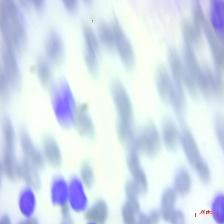
#> input picture flask/[Malignant] early Pre-B1.jpg, 224 x 224 px
$ python -i features.py   (imports and definitions only)   (older library calls are emulated)
#> lines starting #> are read from the running program, lines starting #| are printed output that depends on the picture; after the words box and inside, x2 and y2 are one past the last pixel; in counts of white or black regions, pixels touching at a corner belong together
import numpy as np
import pandas as pd
from sklearn.preprocessing import StandardScaler
import cv2
from scipy import ndimage as ndi
from skimage import morphology
from skimage import io, color, filters, segmentation
from skimage.feature import graycomatrix, graycoprops, peak_local_max
from skimage.color import rgb2gray
from skimage.util import img_as_ubyte
from skimage.measure import label as sk_label
from skimage.measure import regionprops
from skimage import measure
from skimage.segmentation import watershed
from imutils import paths
from matplotlib.patches import Rectangle
import matplotlib.pyplot as plt
import seaborn as sns
from sklearn.model_selection import train_test_split
from sklearn.cluster import KMeans
from sklearn import metrics
from sklearn.metrics import mean_absolute_error,mean_squared_error
import time
import os
import random
import warnings
# [1 line not run here, left out]


# =========================================
# function pour extraire les caracteristiques utilisant k-means

def kmeans_extract_cell_properties(image_rgb, k=7, threshold_value=142):
#> called with k = 7, threshold_value = 142
    image_lab = cv2.cvtColor(image_rgb, cv2.COLOR_RGB2LAB)
#> image_lab: shape (224, 224, 3); mean of channels 0, 1, 2 224.5, 127.8, 119.1
    l,a,b = cv2.split(image_lab)
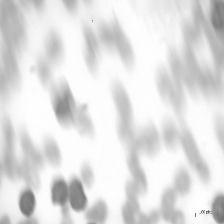
#> l: shape (224, 224); min 90, max 255, mean 224.5
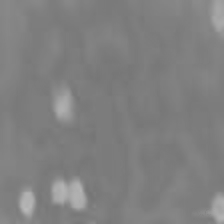
#> a: shape (224, 224); min 117, max 185, mean 127.8
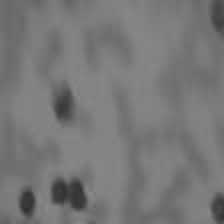
#> b: shape (224, 224); min 46, max 138, mean 119.1

    a_reshaped = a.reshape(-1, 1)
    kmeans = KMeans(n_clusters=k, random_state=0).fit(a_reshaped)
    clustered_a = kmeans.cluster_centers_[kmeans.labels_].reshape(a.shape[0], a.shape[1])

    ic = clustered_a.astype(np.uint8)
    _, thresholded_a = cv2.threshold(ic, threshold_value, 255, cv2.THRESH_BINARY)
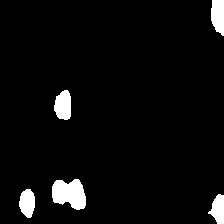
#> thresholded_a: shape (224, 224); 4.5% white; 5 white regions, box (x1, y1, x2, y2) and area: (52, 179, 86, 210) 783, (54, 90, 71, 120) 409, (211, 0, 224, 36) 389, (19, 189, 35, 218) 354, (208, 194, 224, 224) 316

    filled_image = ndi.binary_fill_holes(thresholded_a)
#> filled_image: shape (224, 224) bool; 4.5% white; 5 white regions

    cleaned_image = morphology.remove_small_objects(filled_image, min_size=200)
    cleaned_image = morphology.remove_small_holes(cleaned_image, area_threshold=250)
    cleaned_image = cleaned_image.astype(np.uint8)

    distance = ndi.distance_transform_edt(cleaned_image)
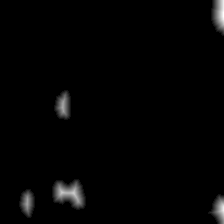
#> distance: shape (224, 224) float64; min 0, max 13, mean 0.199; drawn with min black and max white
    coords = peak_local_max(distance, min_distance=10, labels=cleaned_image)
#> coords = [[192, 62], [192, 73], [107, 62], [199, 27], [212, 213], [10, 213]]
    mask = np.zeros(distance.shape, dtype=bool)
    mask[tuple(coords.T)] = True
    markers, _ = ndi.label(mask)
    labels = watershed(-distance, markers, mask=cleaned_image)
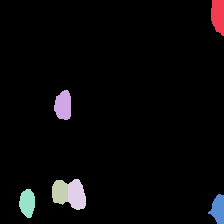
#> labels: shape (224, 224) int32; 7 distinct labels, from 0 to 6; one colour per label, 0 black

    regions = measure.regionprops(labels)
#> regions = 6 regions; box (x1, y1, x2, y2) and area: (68, 179, 86, 210) 444, (54, 90, 71, 120) 409, (211, 0, 224, 36) 389, (19, 189, 35, 218) 354, (52, 180, 68, 205) 339, (208, 194, 224, 224) 316
    return regions, labels

# =========================================
# function pour extraire les caracteristiques des régions

# [132 lines left out: functions extract_features, process_images, prepare_for_prediction, scale_data, not called in this run]

>>> import cv2
>>> picture = cv2.cvtColor(cv2.imread('[Malignant] early Pre-B1.jpg'), cv2.COLOR_BGR2RGB)
>>> result = kmeans_extract_cell_properties(picture)
